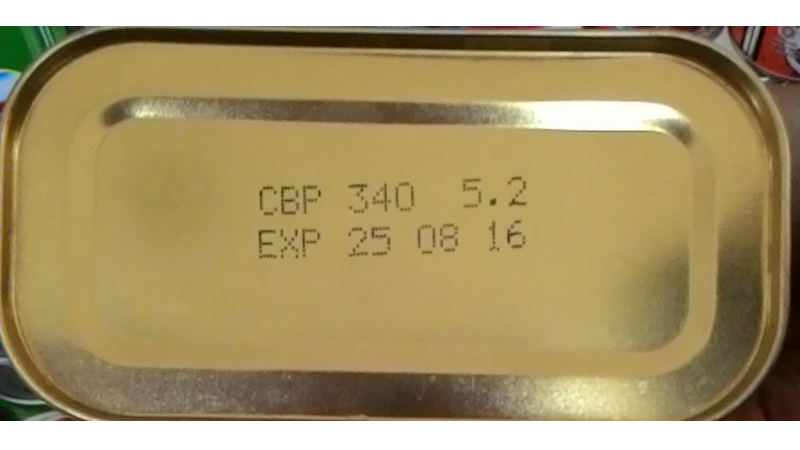
//> input picture kornet01.jpg, 1600 x 900 px (shown at 1/2 size)
$ ./main   (built with g++ and OpenCV 4)
//> lines starting //> are read from the running program, lines starting //| are printed output that depends on the picture; after the words box and inside, x2 and y2 are one past the last pixel; in counts of white or black regions, pixels touching at a corner belong together
### ml.h
// [39 lines of licence text are left out]
#ifndef __OPENCV_OLD_ML_H__
#define __OPENCV_OLD_ML_H__
#include "opencv2/core/core_c.h"
#include "opencv2/core/core.hpp"
#include "opencv2/ml/ml.hpp"
#endif

### OCR.h
/*
 *  preprocessing.h
 *
 *
 *  Created by damiles on 18/11/08.
 *  Modified by Vikram renamed to OCR.h
 *  Added new methods.
 */

#ifndef OCR_H_INCLUDED
#define OCR_H_INCLUDED

#ifdef _CH_
#pragma package <opencv>
#endif

#ifndef _EiC
#include "opencv/cv.h"
#include "opencv/highgui.h"
#include "ml.h"
#include <stdio.h>
#include <ctype.h>
#include <fstream>

#include "opencv2/imgproc/imgproc.hpp"

#endif
using namespace std;

class OCR{
	public:
		float* classify(IplImage* img,int showResult, int* size);
		OCR (char* path, int classes, int samples);
		//void test();
	private:
        char file_path[255];
		int train_samples;
		int classes;
		CvMat* trainData;
		CvMat* trainClasses;
		int size;
		static const int K=1;
		CvKNearest *knn;
		void getData();
		void train();
		IplImage preprocessing(IplImage* imgSrc,int new_width, int new_height, int showResult = 0);
		CvRect findBB(IplImage* imgSrc);
		void findY(IplImage* imgSrc,int* min, int* max);
		void findX(IplImage* imgSrc,int* min, int* max);
		void test();
		float print(IplImage prs_image, int printResult);
		float process(IplImage* imgSrc, int new_width, int new_height, int printResult, CvRect bb);
		float* preprocessPara(IplImage* src, int new_width, int new_height, int printResult, int* size);
};
#endif //OCR_H_INCLUDED

### OCR.cpp
/*
 *  basicOCR.c
 *
 *
 *  Created by damiles on 18/11/08.
 *  Modified by Vikram renamed to OCR.cpp
 *
 */

#include  <vector>
#include "OCR.h"
#include<stdio.h>
#include <time.h>
#include<stdlib.h>

typedef struct tanggal{
int date;
int month;
int year;
};
int bulan[12]={31,28,31,30,31,30,31,31,30,31,30,31};
int bulan_kabisat[12]={31,29,31,30,31,30,31,31,30,31,30,31};
tanggal selisih[2];
/// <summary>
///     Reads the sample images and associated charaters into trainClasses and trainData respectively.
/// </summary>
/// <returns> Nothing. </returns>

// [231 lines left out: functions currentTahun, currentBulan, currentTanggal, hasil_tahunsama, hasil_tahunbeda, getData and 3 more, not called in this run]

/// <summary>
///     Creates new instance of the OCR class. Trains the k-nearest algorithm with given data.
/// </summary>
/// <params name="path">
///     Relative or absolute path of the directory under which training samples are located.
/// </params>
/// <params name="classes">
///     Number of possible classes into which data can be classified into.
/// </params>
/// <params name="samples">
///     Total number of samples for each class type.
/// </params>
OCR::OCR(char* path, int classe, int samples)
{
	sprintf(file_path, "%s", path);
	//file_path = path;
	train_samples = samples;
	classes = classe;
	size = 80;
	trainData = cvCreateMat(train_samples*classes, size*size, CV_32FC1);
	trainClasses = cvCreateMat(train_samples*classes, 1, CV_32FC1);

	//Get data (get images and process it)
	getData();

	//train
	train();

	printf(" ---------------------------------------------------------------\n");
	printf("Deteksi Tgl Kadaluarsa | Metode KNN | PPCD\n");
	printf(" ---------------------------------------------------------------\n");
}

/*****************************************************************
*
* Find the min box. The min box respect original aspect ratio image
* The image is a binary data and background is white.
*
*******************************************************************/

/// <summary>
///     Finds min and max X of the data present in given image.
/// </summary>
/// <params name="imsSrc">
///     Source image for which min and max X has to be found.
/// </params>
/// <params name="min">
///     Int pointer where the min X has to saved.
/// </params>
/// <params name="max">
///     Int pointer where the max X has to saved.
/// </params>
/// <returns> Nothing. </returns>
// [455 lines left out: functions findX, findY, findBB, preprocessing, preprocessPara, process, not called in this run]

### main.cpp
#ifdef _CH_
#pragma package <opencv>
#endif

#ifndef _EiC
#include "opencv/cv.h"
#include "opencv/highgui.h"
#include <iostream>
#include "OCR.h"
#endif

using namespace std;
using namespace cv;

int main( int argc, char** argv )
{
    using std::cout;
    using std::endl;
    if(argc != 3)
    {
        cout <<"Usage <"<< argv[0]<<"> <path to directory containing samples> <test image>" << endl;
    }

int height, width, x, y, i, minX, minY, maxX, maxY;
char imgFileName[100];


IplImage *origImage = cvLoadImage("kornet01.jpg", -1);
//> origImage is the input picture: 900 rows x 1600 cols, CV_8UC3; mean B, G, R 105.5, 149.9, 168
height = origImage->height;
//> height = 900
width = origImage->width;
//> width = 1600

IplImage *grayImage = cvCreateImage(cvSize(width, height), 8, 1);
IplImage *binImage = cvCreateImage(cvSize(width, height), 8, 1);


//Pre-processing phase


cvCvtColor(origImage, grayImage, CV_BGR2GRAY);
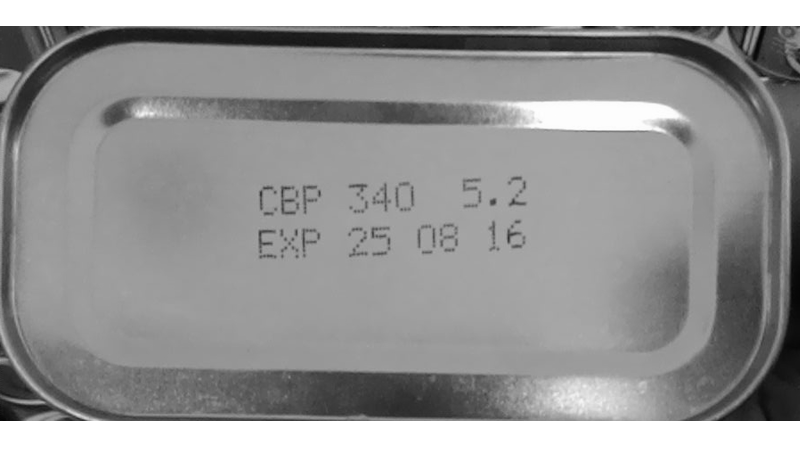
//> grayImage: 900 rows x 1600 cols, CV_8UC1 (shown at 1/2 size); min 2, max 255, mean 150.2
cvShowImage("cv_color", grayImage);
// [5 lines of commented-out code are left out]
cvThreshold(grayImage, binImage, 75, 255, CV_THRESH_BINARY);
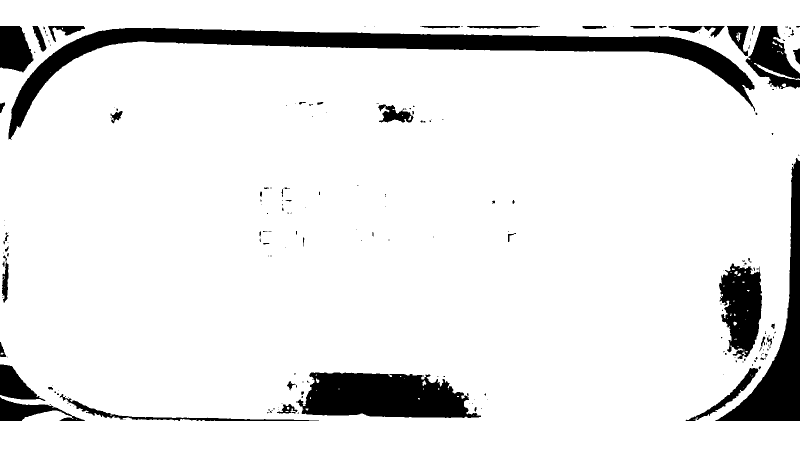
//> binImage: 900 rows x 1600 cols, CV_8UC1 (shown at 1/2 size); 90.3% white; 211 black regions (155 under 20 px), largest, box (x1, y1, x2, y2) and area: (17, 56, 1510, 280) 49417, (592, 745, 962, 836) 25162, (1430, 316, 1600, 842) 21152

cvShowImage("cv_threshold", binImage);

cvNormalize(binImage,binImage,0,1,CV_MINMAX);

cvShowImage("cv_normalize", binImage);


minX = width;
//> minX = 1600
minY = height;
//> minY = 900
maxX = 0;
maxY = 0;


CvScalar s;


for (x=228; x<1228; x++){
for(y=245; y<562; y++){
    s = cvGet2D(binImage, y, x);
    //printf("%f\n", s.val[0]);
    if (s.val[0] == 1){
        //printf("HELLO");
        minX = min(minX, x);
        minY = min(minY, y);
        maxX = max(maxX, x);
        maxY = max(maxY, y);

    }
}
}
//> after the loop, minX = 228; minY = 245; maxX = 1227; maxY = 561

cvSetImageROI(binImage, cvRect(minX, minY, maxX-minX, maxY-minY));
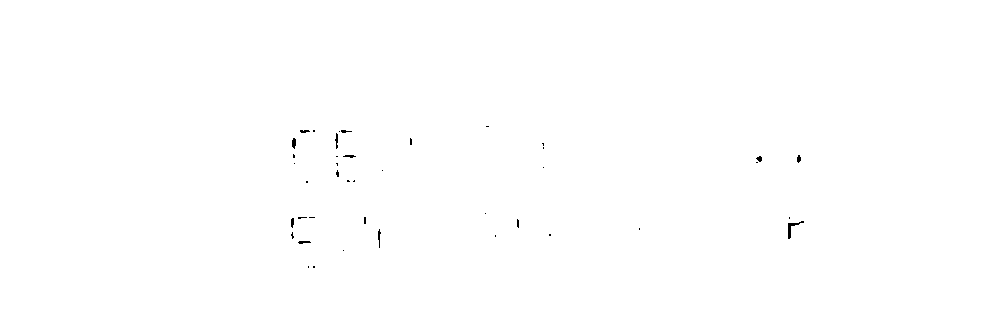
//> binImage: 316 rows x 999 cols, CV_8UC1; values 0 (black) and 1 (white), 99.8% white; black in thin lines or dots, all inside (x1, y1, x2, y2) = (291, 126, 804, 268)

IplImage *cropImage = cvCreateImage(cvGetSize(binImage), 8, 1);

cvCopy(binImage, cropImage, NULL);

cvNormalize(cropImage, cropImage, 0, 255, CV_MINMAX);

cvErode(cropImage, cropImage, NULL, 1);
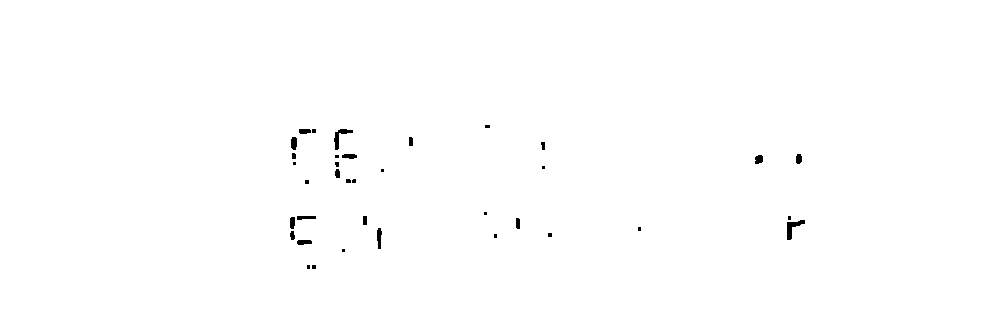
//> cropImage: 316 rows x 999 cols, CV_8UC1; 99.6% white; 36 black regions (18 under 20 px), largest, box (x1, y1, x2, y2) and area: (787, 220, 805, 240) 148, (334, 129, 353, 150) 132, (377, 228, 382, 249) 78
cvSaveImage("cropImage10.jpg", cropImage);
cvResetImageROI(binImage);

cvReleaseImage(&origImage);
cvReleaseImage(&binImage);

cvReleaseImage(&grayImage);
cvReleaseImage(&cropImage);

//cvWaitKey();

    IplImage* imagev = cvLoadImage("bestCase.pbm", 0);
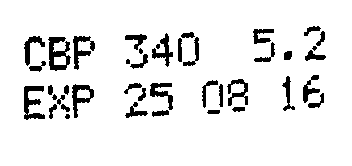
//> input picture bestCase.pbm, 352 x 166 px
//> imagev: 166 rows x 352 cols, CV_8UC1; 91.4% white; 42 black regions (4 under 20 px), largest, box (x1, y1, x2, y2) and area: (48, 37, 71, 71) 421, (24, 86, 45, 120) 364, (73, 36, 95, 70) 304
	//////////////////
	//My OCR
	//////////////////
	int* size = new int[1];
	OCR ocr(argv[1], 62, 3);
//> (the run ends here: the program crashes, at `sprintf(file_path, "%s", path);`)
